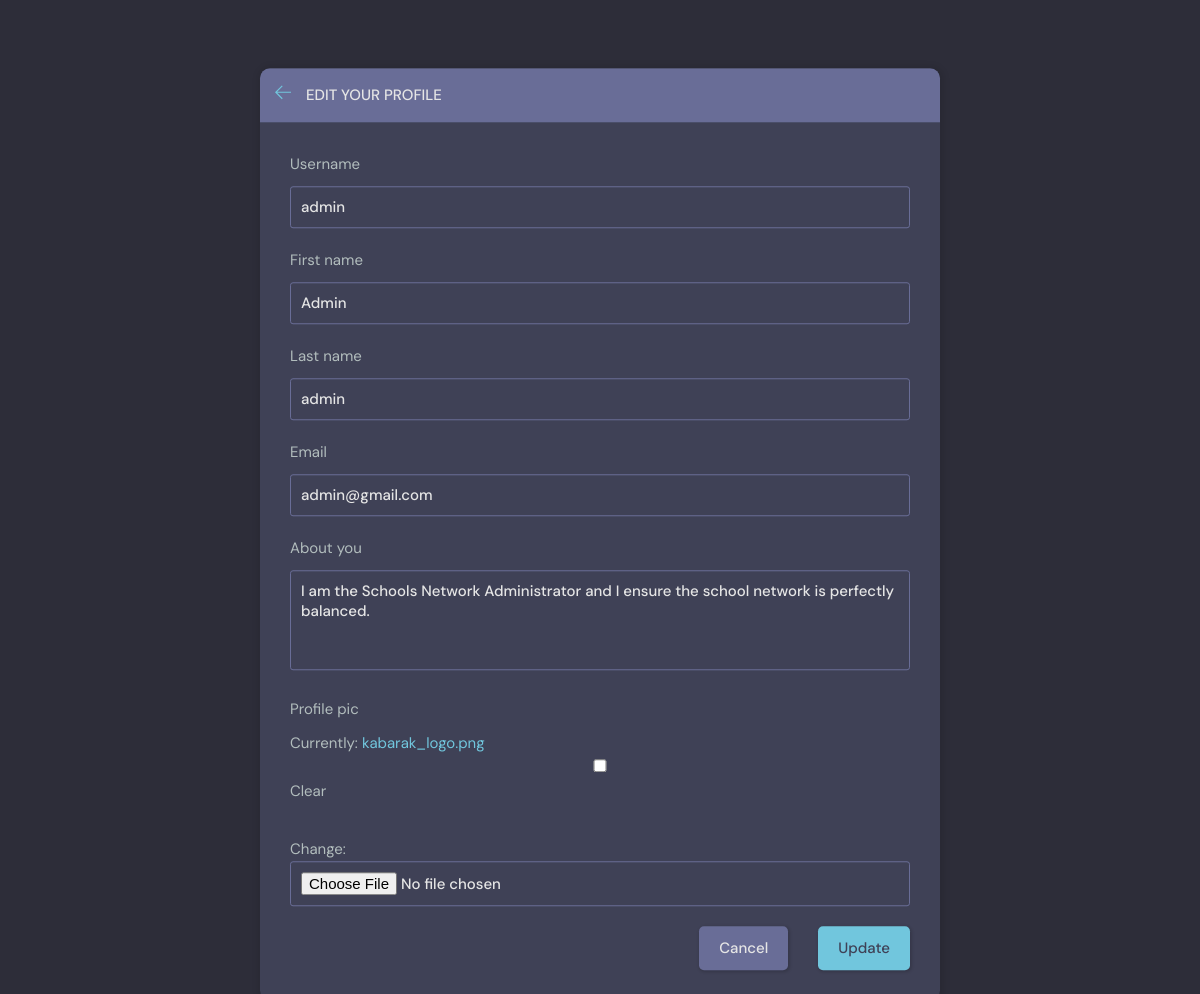
/update_profile/1 (signed in), run on the app's committed database.
### base/models.py (models this page shows, shortened)
class Profile(models.Model):
    user = models.OneToOneField(User, on_delete=models.CASCADE)
    username = models.CharField(max_length=200, null=True)
    first_name = models.CharField(max_length=100,null=True)
    last_name = models.CharField(max_length=100,null=True)
    email = models.EmailField(unique=True, null=True)
    about_you = models.TextField(null=True)
    profile_pic = models.ImageField(null=True , blank=True, default="avatar.svg") #later add the default profile image

### base/views.py (the view)
# urls.py: path('update_profile/<str:pk>', views.update_profile, name='update_profile'),
@login_required(login_url='login')
def update_profile(request, pk):
    page = 'update_user_profile'
    user = request.user
    profile = user.profile
    form = ProfileForm(instance=profile)
    if request.method == 'POST':
        form = ProfileForm(request.POST, request.FILES, instance=profile)
        if form.is_valid():
            form.save()
            return redirect('user_profile', pk=user.id)
    context = {'form':form, 'page':page}
    return render(request, 'base/update_form.html', context)

### base/forms.py
class ProfileForm(ModelForm):
    class Meta:
        model = Profile
        fields = '__all__'
        exclude = ['user']

### base/templates/base/update_form.html (shortened to what this page needs)
{% extends 'index.html' %} {% block content %} {% if page == 'update_user_profile' %}
<main class="update-account layout">
    <div class="container">
        <div class="layout__box">
            <div class="layout__boxHeader">
                <div class="layout__boxTitle">
                    <a href="{% url 'user_profile' request.user.id %}">
                        <svg version="1.1" xmlns="http://www.w3.org/2000/svg" width="32" height="32" viewBox="0 0 32 32">
                                <title>arrow-left</title>
                                <path
                                    d="M13.723 2.286l-13.723 13.714 13.719 13.714 1.616-1.611-10.96-10.96h27.625v-2.286h-27.625l10.965-10.965-1.616-1.607z">
                                </path>
                            </svg>
                    </a>
                    <h3>Edit your profile</h3>
                </div>
            </div>
            <div class="layout__body">
                <form class="form" action="" method="POST" enctype="multipart/form-data">
                    {% csrf_token %} {% for field in form %}
                    <div class="form__group">
                        <label for="profile_pic">{{field.label}}</label> {{field}}
                    </div>
                    {% endfor %}
                    <div class="form__action">
                        <a class="btn btn--dark" href="{% url 'home' %}">Cancel</a>
                        <button class="btn btn--main" type="submit">Update</button>
                    </div>
                </form>
            </div>
        </div>
    </div>
</main>
{% endif %} {% endblock %}

### static/css/style.css (style rules this page uses)
:root { --color-main: #71c6dd; --color-main-light: #e1f6fb; --color-dark: #3f4156; --color-dark-medium: #51546e; --color-dark-light: #696d97; --color-light: #e5e5e5; --color-gray: #8b8b8b; --color-light-gray: #b2bdbd; --color-bg: #2d2d39; --color-success: #5dd693; --color-error: #fc4b0b; }
* { font-family: "DM Sans", -apple-system, BlinkMacSystemFont, "Segoe UI", Roboto, Oxygen, Ubuntu, Cantarell, "Open Sans", "Helvetica Neue", sans-serif; margin: 0; padding: 0; box-sizing: border-box; text-rendering: optimizeLegibility; font-size: inherit; }
html { font-size: 56.25%; }
@media only screen and (min-width: 1200px) { html { font-size: 62.5%; } }
body { line-height: 1.6; font-weight: 400; font-size: 1.5rem; color: var(--color-light-gray); background-color: var(--color-bg); min-height: 100vh; }
a { display: inline-block; color: var(--color-main); text-decoration: none; }
.container { max-width: 120rem; width: 90%; margin: auto; }
.btn { background-color: transparent; border: none; display: inline-flex; align-items: center; gap: 1rem; cursor: pointer; transition: all ease-in-out 0.3s; padding: 1rem 2rem; border-radius: 5px; box-shadow: 1px 1px 3px 1px rgba(0, 0, 0, 0.15); font-weight: 500; }
.btn--main { background-color: var(--color-main); color: var(--color-dark); }
.btn--dark { background-color: var(--color-dark-light); color: var(--color-light); }
.layout { margin-top: 2.4rem; }
.layout>.container { display: flex; justify-content: space-between; align-items: flex-start; }
.layout__box { width: 90%; max-width: 48rem; min-height: 40rem; position: absolute; top: 50%; left: 50%; transform: translate(-50%, -46%); background-color: var(--color-dark); border-radius: 1rem; box-shadow: 1px 1px 6px 3px rgba(0, 0, 0, 0.1); overflow: hidden; }
.layout__boxHeader { display: flex; padding: 1.5rem; background-color: var(--color-dark-light); }
.layout__boxTitle { display: flex; gap: 1.5rem; align-items: center; }
.layout__boxTitle h3 { text-transform: uppercase; font-weight: 500; color: var(--color-light); }
.layout__boxTitle svg { width: 1.6rem; height: 1.6rem; fill: var(--color-main); }
.layout__body { margin: 3rem; }
.form__group { margin-bottom: 2rem; width: 100%; height: 100%; }
.form__group label { display: block; font-size: 1.5rem; margin-bottom: 1rem; }
.form__group input, .form__group textarea, .form__group select { background: transparent; border: 1px solid var(--color-dark-light); padding: 1rem; border-radius: 3px; width: 100%; color: var(--color-light); font-weight: 500; outline: none; }
.form__group textarea { background: transparent; height: 10rem; resize: none; }
.form__action { display: flex; justify-content: flex-end; gap: 3rem; }
.update-account.layout .layout__box { max-width: 68rem; }

### data on the page
Profile: form "admin" "Admin" "admin" "admin@gmail.com" "I am the Schools Network Administrator and I ensure the school network is perfectly balanced."

### other printed values
{{ field.label }} "Username" "First name" "Last name" "Email" "About you" "Profile pic"
